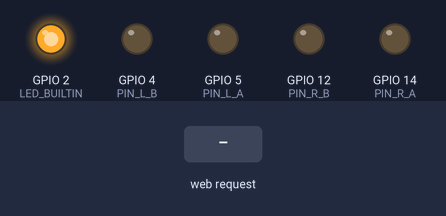
A sketch run on a simulated ESP8266 (Wemos D1 mini). On the bench: output pins drawn as LEDs (lit = HIGH, except the on-board LED, lit = LOW). Inputs (shaded band) come from the test bench. WiFi joins after 1.5 s; servers stay silent unless stated; what the sketch prints to the serial monitor is not drawn.

Above: at 2.8 s.
2.9 s: HTTP request GET /wiggle received
At 3.07 s:
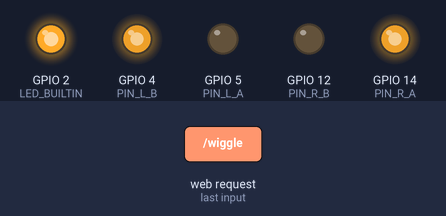
At 3.42 s:
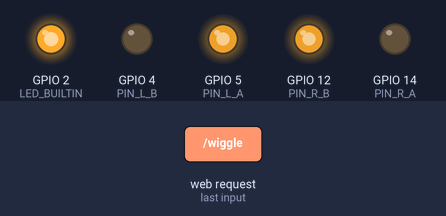
5.1 s: HTTP request GET /cmd?inputA=1&inputB=1&inputC=1 received
At 6.1 s:
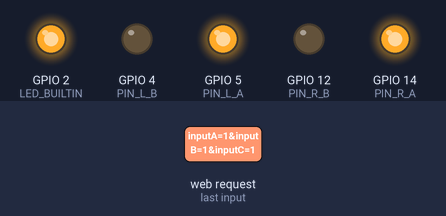
Timing chart, 0 to 8.1 s (numbered marks = the images above; inputs shaded):
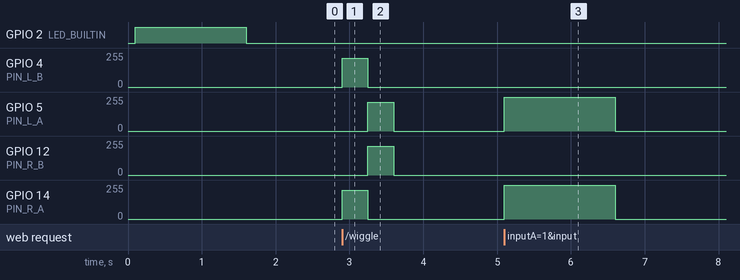

Measured:
- after the input at 2.9 s, GPIO 4 (PIN_L_B), GPIO 14 (PIN_R_A): 0/255 → 217/255 at once, → 0/255 0.35 s later; GPIO 5 (PIN_L_A), GPIO 12 (PIN_R_B): 0/255 → 217/255 after 0.35 s, → 0/255 0.35 s later
- after the input at 5.1 s, GPIO 5 (PIN_L_A), GPIO 14 (PIN_R_A): 0/255 → 255/255 at once, → 0/255 1.5 s later

The sketch:

esp8266_rover.ino
```cpp
/**
 * esp8266_rover.ino
 * Wi-Fi rover firmware for ESP8266 (NodeMCU / Wemos D1 mini).
 *
 * REPLACES BOTH:
 *   - wave_rover_controller.ino   (Arduino Uno Q firmware: motors + LED matrix)
 *   - wave_rover_python_main.py   (Uno Q Python daemon: HTTP server on port 7600)
 *
 * The ESP8266 joins your Wi-Fi and runs the same web commands the Python
 * daemon offered (/drive, /stop, /ok, /off, /arrow, /wiggle, /deviceInfo,
 * /set_rover_ip, /cmd). It listens on port 80 AND port 7600.
 * It also has a test page at  http://<rover-ip>/ctrl  with drive buttons.
 *
 * Board in Arduino IDE: "NodeMCU 1.0 (ESP-12E Module)", Serial Monitor 115200.
 */

#include <ESP8266WiFi.h>
#include <ESP8266WebServer.h>
#include <ESP8266mDNS.h>

// ============================================================================
// 1. SETTINGS - CHANGE THESE
// ============================================================================
// Wi-Fi the rover should join (use your laptop's 2.4 GHz hotspot).
const char* WIFI_SSID = "YOUR_WIFI_NAME";
const char* WIFI_PASS = "YOUR_WIFI_PASSWORD";

// If joining fails (or FORCE_AP_MODE is true) the rover makes its OWN Wi-Fi.
// Connect the laptop to it and the rover is at 192.168.4.1.
const char* AP_SSID = "RoverCar";
const char* AP_PASS = "rover1234";          // at least 8 characters
const bool  FORCE_AP_MODE = false;
const unsigned long WIFI_TIMEOUT_MS = 15000;

// Motor driver type:
//   2 = two input pins per side (L298N with ENA/ENB jumpers ON, L298N mini,
//       MX1508, L9110S)  <- most common, default
//   1 = one PWM pin + one DIRECTION pin per side
#define DRIVER_MODE 2

// If the car goes the wrong way, flip these.
const bool LEFT_INVERT  = false;
const bool RIGHT_INVERT = false;

const float SPEED_SCALE = 1.0;              // 0.5 = half speed
const unsigned long WATCHDOG_MS = 1500;     // stop if no command for this long

// Pins (NodeMCU labels). Raw GPIO numbers are used so any ESP8266 board works.
const int PIN_L_A = 5;    // D1  left  input A  (or PWM in mode 1)
const int PIN_L_B = 4;    // D2  left  input B  (or DIR in mode 1)
const int PIN_R_A = 14;   // D5  right input A  (or PWM in mode 1)
const int PIN_R_B = 12;   // D6  right input B  (or DIR in mode 1)

// ============================================================================
// 2. STATE
// ============================================================================
ESP8266WebServer server80(80);
ESP8266WebServer server7600(7600);

unsigned long lastDriveMs = 0;
bool moving = false;

// ============================================================================
// 3. MOTORS
// ============================================================================
void setSide(int pinA, int pinB, float v, bool invert) {
  v = fminf(1.0f, fmaxf(-1.0f, v));
  if (invert) v = -v;
  int pwm = (int)(fabsf(v) * SPEED_SCALE * 255.0f + 0.5f);
  if (pwm > 255) pwm = 255;
  bool fwd = (v >= 0);
#if DRIVER_MODE == 1
  digitalWrite(pinB, fwd ? HIGH : LOW);
  analogWrite(pinA, pwm);
#else
  analogWrite(pinA, fwd ? pwm : 0);
  analogWrite(pinB, fwd ? 0 : pwm);
#endif
}

// Accepts -1.0..1.0 (like the Python daemon) or -255..255.
float norm(float v) {
  if (fabsf(v) > 1.0f) v /= 255.0f;
  return fminf(1.0f, fmaxf(-1.0f, v));
}

void driveMotors(float l, float r) {
  l = norm(l);
  r = norm(r);
  setSide(PIN_L_A, PIN_L_B, l, LEFT_INVERT);
  setSide(PIN_R_A, PIN_R_B, r, RIGHT_INVERT);
  moving = (l != 0.0f || r != 0.0f);
  lastDriveMs = millis();
}

void stopMotors() {
  driveMotors(0, 0);
  moving = false;
}

void wiggle() {          // same moves as do_wiggle() in the Python file
  driveMotors(-0.85f, 0.85f);
  delay(350);
  driveMotors(0.85f, -0.85f);
  delay(350);
  stopMotors();
}

void statusLed(bool on) {          // built-in LED is active-low
  digitalWrite(LED_BUILTIN, on ? LOW : HIGH);
}

// ============================================================================
// 4. WEB API (same commands as the Uno Q Python daemon)
// ============================================================================
String myIP() {
  return (WiFi.getMode() == WIFI_AP) ? WiFi.softAPIP().toString()
                                     : WiFi.localIP().toString();
}

void sendJson(ESP8266WebServer &s, const String &body, int code = 200) {
  s.sendHeader("Access-Control-Allow-Origin", "*");
  s.sendHeader("Cache-Control", "no-store");
  s.send(code, "application/json", body);
}

const char CTRL_PAGE[] PROGMEM = R"rawliteral(
<!doctype html><meta charset=utf-8>
<meta name=viewport content="width=device-width,initial-scale=1">
<title>Rover test</title>
<style>
body{font-family:sans-serif;text-align:center}
button{width:30%;height:90px;font-size:28px;margin:4px;touch-action:manipulation}
</style>
<h3>ESP8266 rover - test drive</h3>
<div><button id=f>&#9650;</button></div>
<div><button id=l>&#9664;</button><button id=s>&#9632;</button><button id=r>&#9654;</button></div>
<div><button id=b>&#9660;</button></div>
<p>Speed <input id=sp type=range min=30 max=100 value=70></p>
<script>
let t;
function go(l,r){const k=document.getElementById('sp').value/100;
  fetch('/drive?left='+(l*k)+'&right='+(r*k)).catch(()=>{});}
function bind(id,l,r){const e=document.getElementById(id);
  e.onpointerdown=()=>{go(l,r);clearInterval(t);t=setInterval(()=>go(l,r),250);};
  const up=()=>{clearInterval(t);fetch('/stop').catch(()=>{});};
  e.onpointerup=up;e.onpointerleave=up;e.onpointercancel=up;}
bind('f',1,1);bind('b',-1,-1);bind('l',-1,1);bind('r',1,-1);
document.getElementById('s').onclick=()=>fetch('/stop');
</script>
)rawliteral";

void registerRoutes(ESP8266WebServer &s) {
  s.on("/", [&s]() {
    sendJson(s, String("{\"status\":\"ok\",\"service\":\"esp8266_rover\",\"rover_ip\":\"") + myIP() + "\"}");
  });

  s.on("/ctrl", [&s]() {
    s.send_P(200, "text/html", CTRL_PAGE);
  });

  // Wave Rover style: /cmd?inputA=1&inputB=<left>&inputC=<right>
  s.on("/cmd", [&s]() {
    if (s.arg("inputA").toInt() == 1) {
      driveMotors(s.arg("inputB").toFloat(), s.arg("inputC").toFloat());
    }
    sendJson(s, "{\"status\":\"ok\"}");
  });

  // Daemon style: /drive?left=<-1..1>&right=<-1..1>
  s.on("/drive", [&s]() {
    float l = s.arg("left").toFloat();
    float r = s.arg("right").toFloat();
    driveMotors(l, r);
    sendJson(s, String("{\"status\":\"ok\",\"left\":") + String(l, 2) + ",\"right\":" + String(r, 2) + "}");
  });

  s.on("/stop", [&s]() {
    stopMotors();
    statusLed(true);
    sendJson(s, "{\"status\":\"ok\",\"action\":\"stop\"}");
  });

  // The Uno Q had a 13x8 LED matrix. The ESP8266 has none, so these only
  // answer "ok" (and /ok, /off use the small built-in LED instead).
  s.on("/ok", [&s]() {
    statusLed(true);
    sendJson(s, "{\"status\":\"ok\",\"matrix\":\"ok\"}");
  });
  s.on("/off", [&s]() {
    statusLed(false);
    sendJson(s, "{\"status\":\"ok\",\"matrix\":\"off\"}");
  });
  s.on("/arrow", [&s]() {
    sendJson(s, String("{\"status\":\"ok\",\"dir\":") + s.arg("dir").toInt() + "}");
  });

  s.on("/wiggle", [&s]() {
    sendJson(s, "{\"status\":\"ok\",\"action\":\"wiggle_started\"}");
    wiggle();
  });

  s.on("/set_rover_ip", [&s]() {
    // Not needed here: this board IS the rover. Kept so the dashboard does not error.
    sendJson(s, String("{\"status\":\"ok\",\"rover_ip\":\"") + myIP() + "\"}");
  });

  s.on("/deviceInfo", [&s]() {
    // No battery sensor is wired, so voltage is reported as 0.
    sendJson(s, String("{\"V\":0.0,\"battery\":\"not_connected\",\"status\":\"online\",\"rssi\":")
                + WiFi.RSSI() + ",\"uptime_ms\":" + millis() + "}");
  });

  s.onNotFound([&s]() {
    s.sendHeader("Access-Control-Allow-Origin", "*");
    s.sendHeader("Access-Control-Allow-Methods", "GET,POST,OPTIONS");
    s.sendHeader("Access-Control-Allow-Headers", "*");
    s.sendHeader("Access-Control-Allow-Private-Network", "true");
    if (s.method() == HTTP_OPTIONS) s.send(204);
    else s.send(404, "application/json", "{\"error\":\"not_found\"}");
  });
}

// ============================================================================
// 5. WI-FI
// ============================================================================
void startWifi() {
  bool apMode = FORCE_AP_MODE;

  if (!apMode) {
    WiFi.mode(WIFI_STA);
    WiFi.setSleepMode(WIFI_NONE_SLEEP);      // lower latency
    WiFi.begin(WIFI_SSID, WIFI_PASS);
    Serial.print(F("Joining Wi-Fi "));
    Serial.print(WIFI_SSID);
    unsigned long t0 = millis();
    while (WiFi.status() != WL_CONNECTED && millis() - t0 < WIFI_TIMEOUT_MS) {
      delay(250);
      Serial.print('.');
    }
    Serial.println();
    if (WiFi.status() != WL_CONNECTED) {
      Serial.println(F("Could not join Wi-Fi. Starting own network instead."));
      apMode = true;
    }
  }

  if (apMode) {
    WiFi.mode(WIFI_AP);
    WiFi.softAP(AP_SSID, AP_PASS);
    Serial.print(F("Own Wi-Fi started: "));
    Serial.println(AP_SSID);
  }

  Serial.print(F("ROVER IP ADDRESS: "));
  Serial.println(myIP());
}

// ============================================================================
// 6. SETUP & LOOP
// ============================================================================
void setup() {
  Serial.begin(115200);
  delay(100);

  analogWriteRange(255);
  analogWriteFreq(1000);
  pinMode(PIN_L_A, OUTPUT);
  pinMode(PIN_L_B, OUTPUT);
  pinMode(PIN_R_A, OUTPUT);
  pinMode(PIN_R_B, OUTPUT);
  pinMode(LED_BUILTIN, OUTPUT);
  stopMotors();
  statusLed(false);

  startWifi();

  if (MDNS.begin("rover")) {                 // optional: http://rover.local
    MDNS.addService("http", "tcp", 80);
  }

  registerRoutes(server80);
  registerRoutes(server7600);
  server80.begin();
  server7600.begin();
  statusLed(true);
  Serial.println(F("Ready. Open http://<rover-ip>/ctrl to test."));
}

void loop() {
  server80.handleClient();
  server7600.handleClient();
  MDNS.update();

  // Safety: if commands stop arriving (Wi-Fi drop, laptop closed), stop the car.
  if (moving && millis() - lastDriveMs > WATCHDOG_MS) {
    stopMotors();
  }
}
```
